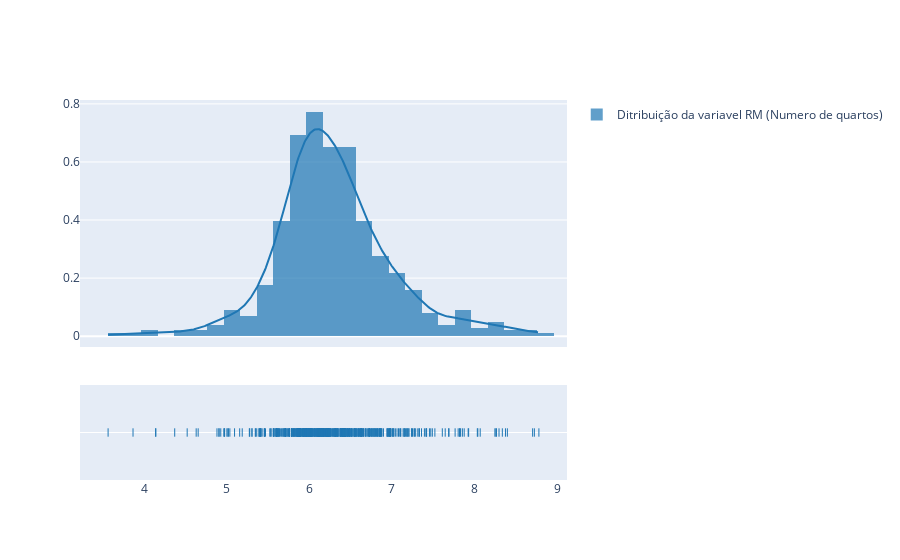

The notebook cell this image was saved under:
### Code cell
# visualizando a distribuição da variável RM
import plotly.figure_factory as ff
labels = ['Ditribuição da variavel RM (Numero de quartos)']
fig = ff.create_distplot([data.RM], labels, bin_size=.2)
fig.show()

### Figure 1 — Plotly figure (JSON) as saved in the notebook; plotly's stock layout.template omitted (floating-point values rounded to 4 significant figures; data arrays with more than 128 entries replaced by an {"elided": "..."} marker saying what was removed)
{"data": [{"autobinx": false, "histnorm": "probability density", "legendgroup": "Ditribuição da variavel RM (Numero de quartos)", "marker": {"color": "rgb(31, 119, 180)"}, "name": "Ditribuição da variavel RM (Numero de quartos)", "opacity": 0.7, "type": "histogram", "x": {"elided": "506 float values"}, "xaxis": "x", "xbins": {"end": 8.78, "size": 0.2, "start": 3.561}, "yaxis": "y"}, {"legendgroup": "Ditribuição da variavel RM (Numero de quartos)", "marker": {"color": "rgb(31, 119, 180)"}, "mode": "lines", "name": "Ditribuição da variavel RM (Numero de quartos)", "showlegend": false, "type": "scatter", "x": {"elided": "500 float values"}, "xaxis": "x", "y": {"elided": "500 float values"}, "yaxis": "y"}, {"legendgroup": "Ditribuição da variavel RM (Numero de quartos)", "marker": {"color": "rgb(31, 119, 180)", "symbol": "line-ns-open"}, "mode": "markers", "name": "Ditribuição da variavel RM (Numero de quartos)", "showlegend": false, "type": "scatter", "x": {"elided": "506 float values"}, "xaxis": "x", "y": {"elided": "506 str values"}, "yaxis": "y2"}], "layout": {"barmode": "overlay", "hovermode": "closest", "legend": {"traceorder": "reversed"}, "xaxis": {"anchor": "y2", "domain": [0, 1], "zeroline": false}, "yaxis": {"anchor": "free", "domain": [0.35, 1], "position": 0}, "yaxis2": {"anchor": "x", "domain": [0, 0.25], "dtick": 1, "showticklabels": false}}}
